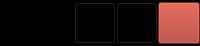
     <widget class="QFrame" name="frameWindowPanel">
      <property name="maximumSize">
       <size>
        <width>16777215</width>
        <height>46</height>
       </size>
      </property>
      <property name="styleSheet">
       <string notr="true">QFrame {
	background : #000000
}</string>
      </property>
      <property name="frameShape">
       <enum>QFrame::NoFrame</enum>
      </property>
      <property name="frameShadow">
       <enum>QFrame::Plain</enum>
      </property>
      <property name="lineWidth">
       <number>0</number>
      </property>
      <layout class="QGridLayout" name="gridLayout_5">
       <property name="leftMargin">
        <number>0</number>
       </property>
       <property name="topMargin">
        <number>0</number>
       </property>
       <property name="rightMargin">
        <number>0</number>
       </property>
       <property name="bottomMargin">
        <number>0</number>
       </property>
       <property name="spacing">
        <number>0</number>
       </property>
       <item row="0" column="2">
        <widget class="QFrame" name="framePushButtonWindowPanel">
         <property name="frameShape">
          <enum>QFrame::NoFrame</enum>
         </property>
         <property name="frameShadow">
          <enum>QFrame::Plain</enum>
         </property>
         <property name="lineWidth">
          <number>0</number>
         </property>
         <layout class="QGridLayout" name="gridLayout_4">
          <property name="leftMargin">
           <number>0</number>
          </property>
          <property name="topMargin">
           <number>0</number>
          </property>
          <property name="rightMargin">
           <number>0</number>
          </property>
          <property name="bottomMargin">
           <number>0</number>
          </property>
          <property name="spacing">
           <number>0</number>
          </property>
          <item row="0" column="2">
           <widget class="QPushButton" name="pushButtonClose">
            <property name="minimumSize">
             <size>
              <width>42</width>
              <height>42</height>
             </size>
            </property>
            <property name="maximumSize">
             <size>
              <width>42</width>
              <height>42</height>
             </size>
            </property>
            <property name="styleSheet">
             <string notr="true">QPushButton {
	background-color : #A93226;
}

QPushButton::hover {
	background-color : #87281E
}</string>
            </property>
            <property name="text">
             <string/>
            </property>
            <property name="icon">
             <iconset>
              <normaloff>PySide6/project/resources/img/icons/24x24/cil-x.png</normaloff>PySide6/project/resources/img/icons/24x24/cil-x.png</iconset>
            </property>
            <property name="iconSize">
             <size>
              <width>18</width>
              <height>18</height>
             </size>
            </property>
           </widget>
          </item>
          <item row="0" column="1">
           <widget class="QPushButton" name="pushButtonRestore">
            <property name="minimumSize">
             <size>
              <width>42</width>
              <height>42</height>
             </size>
            </property>
            <property name="maximumSize">
             <size>
              <width>42</width>
              <height>42</height>
             </size>
            </property>
            <property name="styleSheet">
             <string notr="true">QPushButton {
	background-color : #000000;
}

QPushButton:hover {
	background-color : #555555;
}</string>
            </property>
            <property name="text">
             <string/>
            </property>
            <property name="icon">
             <iconset>
              <normaloff>PySide6/project/resources/img/icons/24x24/cil-window-maximize.png</normaloff>PySide6/project/resources/img/icons/24x24/cil-window-maximize.png</iconset>
            </property>
            <property name="iconSize">
             <size>
              <width>18</width>
              <height>18</height>
             </size>
            </property>
           </widget>
          </item>
          <item row="0" column="0">
           <widget class="QPushButton" name="pushButtonMinimize">
            <property name="minimumSize">
             <size>
              <width>42</width>
              <height>42</height>
             </size>
            </property>
            <property name="maximumSize">
             <size>
              <width>42</width>
              <height>42</height>
             </size>
            </property>
            <property name="styleSheet">
             <string notr="true">QPushButton {
	background-color : #000000;
}

QPushButton:hover {
	background-color : #555555;
}</string>
            </property>
            <property name="text">
             <string/>
            </property>
            <property name="icon">
             <iconset>
              <normaloff>PySide6/project/resources/img/icons/24x24/cil-window-minimize.png</normaloff>PySide6/project/resources/img/icons/24x24/cil-window-minimize.png</iconset>
            </property>
            <property name="iconSize">
             <size>
              <width>18</width>
              <height>18</height>
             </size>
            </property>
           </widget>
          </item>
         </layout>
        </widget>
       </item>
       <item row="0" column="0">
        <widget class="QLabel" name="labelWindowTitle">
         <property name="styleSheet">
          <string notr="true">QLabel {
	font : 77 15pt &quot;Microsoft JhengHei UI&quot;;
	color : #FFFFFF;
	border-radius : 0px;
	text-align : left;
	padding-left: 5px;
}

QLabel::hover {
	color : #4F6FA0;
}
</string>
         </property>
         <property name="text">
          <string/>
         </property>
        </widget>
       </item>
       <item row="0" column="1">
        <spacer name="horizontalSpacer">
         <property name="orientation">
          <enum>Qt::Horizontal</enum>
         </property>
         <property name="sizeHint" stdset="0">
          <size>
           <width>40</width>
           <height>20</height>
          </size>
         </property>
        </spacer>
       </item>
      </layout>
     </widget>
